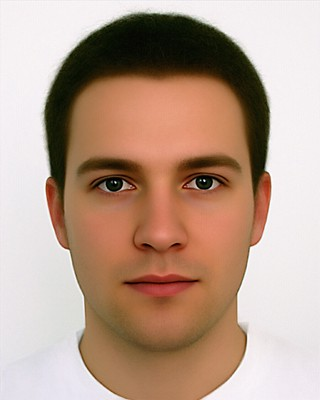
#> input picture PythonTest/stockimage.jpeg, 320 x 400 px
$ python track.py
#> lines starting #> are read from the running program, lines starting #| are printed output that depends on the picture; after the words box and inside, x2 and y2 are one past the last pixel; in counts of white or black regions, pixels touching at a corner belong together
import cv2
import numpy as np

#Stuff we'll need
face_cascade = cv2.CascadeClassifier('haarcascade_frontalface_default.xml')
eye_cascade = cv2.CascadeClassifier('haarcascade_eye.xml')
img = cv2.imread('stockimage.jpeg')
#> img is the input picture: shape (400, 320, 3); mean B, G, R 141.4, 158, 184.7

#Let's start by detecting a face
gray_picture = cv2.cvtColor(img, cv2.COLOR_BGR2GRAY) #make picture gray
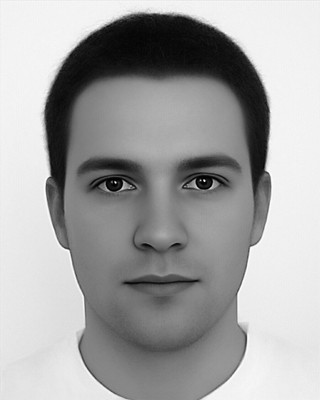
#> gray_picture: shape (400, 320); min 0, max 255, mean 164.1
faces = face_cascade.detectMultiScale(gray_picture, 1.3, 5) #Detect objects in image and return rectangles
#> faces = [[42, 91, 229, 229]]

for (x,y,w,h) in faces:
    cv2.rectangle(img,(x,y),(x+w,y+h),(255,255,0),2) #Draw rectangles on our image with (255, 255, 0)RGB and contour thickness of 2 pixels
#> this loop made 1 pass
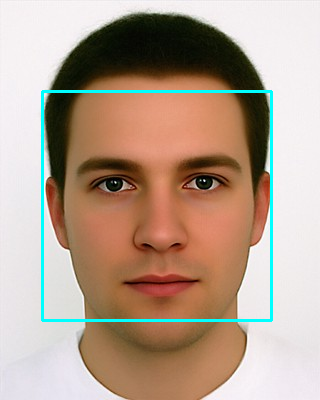
#> img: shape (400, 320, 3); 2.14% of pixels changed, all inside (x1, y1, x2, y2) = (41, 90, 273, 322)

gray_face = gray_picture[y:y+h, x:x+w] # cut the gray face frame out
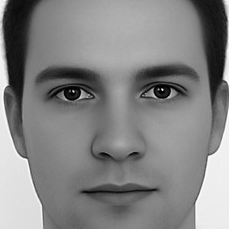
#> gray_face: shape (229, 229); min 0, max 255, mean 131.4
face = img[y:y+h, x:x+w] # cut the face frame out
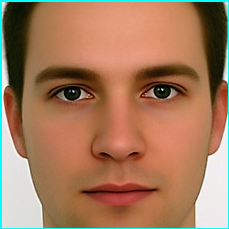
#> face: shape (229, 229, 3); mean B, G, R 93.1, 122.1, 164.2
eyes = eye_cascade.detectMultiScale(gray_face)
#> eyes = [[132, 63, 55, 55], [40, 65, 56, 56], [103, 197, 26, 26]]

for (ex,ey,ew,eh) in eyes:
    cv2.rectangle(face,(ex,ey),(ex+ew,ey+eh),(0,225,255),2)
#> this loop made 3 passes
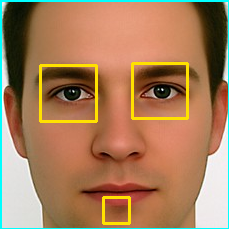
#> face: shape (229, 229, 3); 3.11% of pixels changed, all inside (x1, y1, x2, y2) = (39, 62, 189, 225)

cv2.imshow('my image',img)
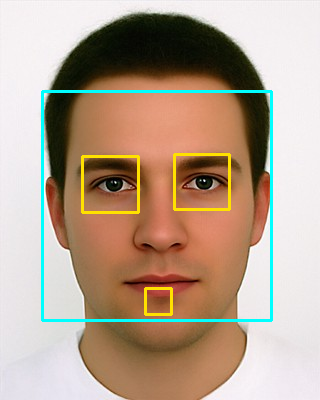
#> window 'my image': shape (400, 320, 3); mean B, G, R 142.4, 161.2, 181.5
cv2.waitKey(0)
cv2.destroyAllWindows()
